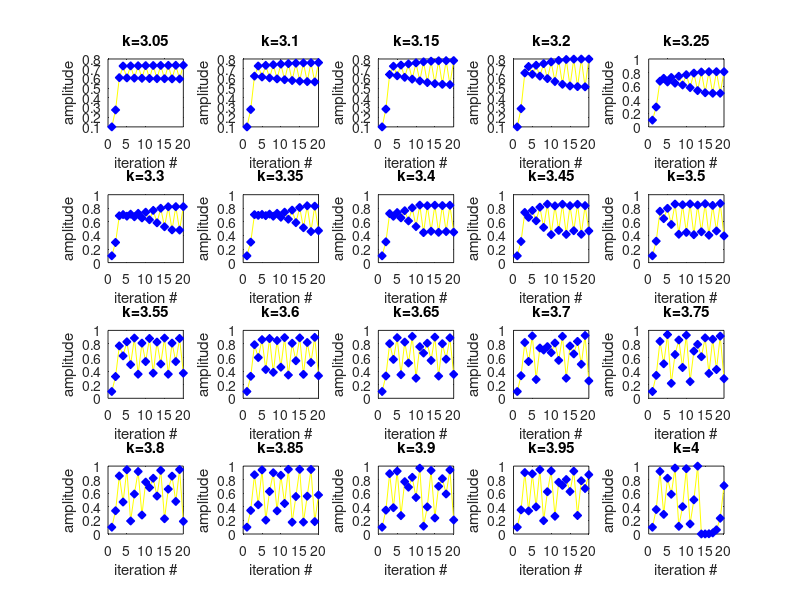

The MATLAB script that drew this image:
% figure(1), clf, orient landscape
% it's always a good idea to use variables for attributes that may change,
% in this case the number of rows and columns
nrows=4;
ncols=5;
nplots=nrows*ncols;

% the data to plot: one of the simplest discrete dynamical systems
% displaying chaotic behavior depending on the choice of parameter k
k=3+(1:nplots)/nplots;
niter=20;
x=repmat(.1,niter,nrows*ncols);
for i=2:niter
  x(i,:)=k.*x(i-1,:).*(1-x(i-1,:));
end

for np=1:nplots
  subplot(nrows,ncols,np);
  % not part of the task, but looks nicer: have markers and lines in
  % different colors
  plot(x(:,np),'cy-');  
  hold on
  h=plot(x(:,np),'bd');
  set(h,'markerfacecolor','b');
  xlabel('iteration #');
  ylabel('amplitude');
  title(['k=' num2str(k(np))]);
end
  
% to make sure the plots look appealing print the figure 
% as a jpeg..
print -f1 -djpeg60 beads 
% ..and inspect it in some jpeg viewer